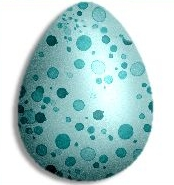
#> input picture ps_2/egg.jpg, 174 x 185 px
$ python detectAnyCircles.py
#> lines starting #> are read from the running program, lines starting #| are printed output that depends on the picture; after the words box and inside, x2 and y2 are one past the last pixel; in counts of white or black regions, pixels touching at a corner belong together
#!/usr/bin/python3
"""Code to detect any circle using Circular Hough Transform"""

# Importing Modules
import imageio
import matplotlib.pyplot as plt
import numpy as np
from skimage.color import rgb2gray as convertToGray
from skimage.draw import circle
from skimage.feature import canny
from skimage.filters import gaussian, median

# Authorship Information
__author__ = "Harsh Bhate"
__email__ = "bhate@gatech.edu"

def detectCircles(im, useGradient):
    """Detects Circles using Hough Transform
    Parameters
    ----------
    im : array_like
        The original image (M * N)
    radius : scalar
        Radius candidate
    useGradient : int
        Toggles the usage of gradient
    Returns
    -------
    centers : array_like
        Possible candidates for circles of radius
    """
    # Setting up constants
    PI = 3.14
    # Setting up radii bank
    radii = np.linspace(0,8, num=4)
    radii = radii[1:]
    allCircles = dict()
    # Make sure the image is grayscale
    assert im.ndim == 2
    # Getting the statistics of image
    h, w = im.shape

    # Computing the edge pixel
    edges = canny(im,
                sigma=1.0,
                low_threshold=0.3,
                high_threshold=0.7)
    # Getting the index of edge pixel
    y, x = np.nonzero(edges)
    assert len(x)==len(y)
    # Computing without gradient
    numericalEdges = edges.astype(np.float64)
    gradY, gradX = np.gradient(numericalEdges)
    gradY = - gradY # Correction for y positioning
    # Computing gradient
    nosPoints = len(x)
    for radius in radii:
        # Defining the accumulator
        offset = int(2 * radius)
        acc = np.zeros((im.shape[0] + offset, im.shape[1] + offset),
                        dtype=np.float64)
        for i in range(nosPoints):
            if useGradient == 1:
                dy = gradY[y[i], x[i]]
                dx = gradX[y[i], x[i]]
                gradAngle = np.arctan2(dy,dx)
                thetas = np.linspace(gradAngle - (PI/4),
                            gradAngle + (PI/4),
                            num=180)
            else:
                thetas = np.linspace(0, 2*PI, num=360)
            for theta in thetas:
                fineA = x[i] - radius*np.cos(theta)
                fineB = y[i] + radius*np.sin(theta)
                a = int(np.round(fineA))
                b = int(np.round(fineB))
                acc[b,a] += 1
        # Setting theshold to extract candidate circles
        threshold = 0.9
        centerY, centerX = np.where(acc>=(threshold*np.max(acc)))
        allCircles.update({radius:[centerY, centerX]})
    # ***************************************************************
    # Displaying Results
    plt.rc('text', usetex=True)
    plt.rc('font', family='serif')
    plt.rc('xtick', labelsize=20)
    plt.rc('ytick', labelsize=20)
    font = {'family' : 'serif', 'size'   : 22}
    plt.rc('font', **font)
    # Reading color image for display
    img = imageio.imread("egg.jpg")
    # Set up figures
    fig, axes = plt.subplots(1,2)
    # Displaying the annotated image
    axes[0].cla()
    axes[0].imshow(img)
    for key, value in allCircles.items():
        centerY = value[0]
        centerX = value[1]
        nosCandidates = len(centerX)
        for i in range(nosCandidates):
            candidateCircle = plt.Circle((centerX[i], centerY[i]),
                            key, color='r', fill=False, linewidth=2.5)
            axes[0].add_artist(candidateCircle)
    axes[0].set_title(r"Annotated Image")
    axes[0].set_xlabel(r'x')
    axes[0].set_ylabel(r'y')
    # Displaying the acc
    accFloat = np.copy(acc)
    accFloat /= float(np.max(accFloat))
    axes[1].imshow(accFloat, cmap='hot')
    axes[1].set_title(r'Accumulator Array')
    axes[1].set_xlabel(r'b')
    axes[1].set_ylabel(r'a')
    # Set super title
    fig.suptitle(r'Multiple Circles of different Radii (useGradient = %d)'\
            %(useGradient))
    plt.show()
    # ***************************************************************


    return [centerY, centerX]

# Test
def test_detectCircles():
    """Function to test_detectCircles()
    """
    img = imageio.imread("egg.jpg")
#> img is the input picture: shape (185, 174, 3); mean R, G, B 174.1, 205.8, 206.1
    grayImg = convertToGray(img)
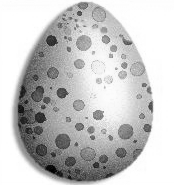
#> grayImg: shape (185, 174) float64; min 0.00113, max 1, mean 0.781
    radius = 8
    gradientToggle = 1
    centerY, centerX = detectCircles(grayImg, gradientToggle)
#> in detectCircles, `edges = canny(im, sigma=1.0, low_threshold=0.3, high_threshold=0.7)`:
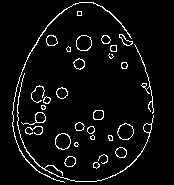
#> edges: shape (185, 174) bool; 5.2% white in thin lines or dots, all inside (x1, y1, x2, y2) = (12, 2, 154, 183)
#> in detectCircles, `y, x = np.nonzero(edges)`: y = 1685 values from 2 to 182; x = 1685 values, max 153 at index 796, min 12 at index 816, mean 77.84
#> in detectCircles, `gradY, gradX = np.gradient(numericalEdges)`:
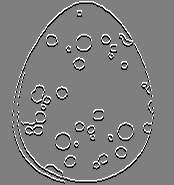
#> gradY: shape (185, 174) float64; min -0.5, max 0.5, mean 0; drawn with min black and max white
#> in detectCircles, `gradY, gradX = np.gradient(numericalEdges)`:
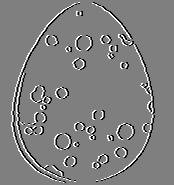
#> gradX: shape (185, 174) float64; min -0.5, max 0.5, mean 0; drawn with min black and max white
#> in detectCircles, `gradY = - gradY`:
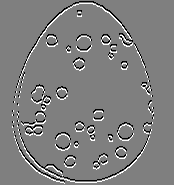
#> gradY: shape (185, 174) float64; min -0.5, max 0.5, mean 0; drawn with min black and max white
#> in detectCircles, `nosPoints = len(x)`: nosPoints = 1685
#> after the loop in detectCircles, `for radius in radii:`:
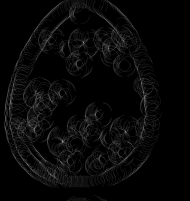
#> acc: shape (201, 190) float64; min 0, max 154, mean 7.9
#> after the loop in detectCircles, `for radius in radii:`: allCircles = {2.67: [[65, 87, 88, 164, 165, 166], [124, 147, 147, 34, 35, 36]], 5.33: [[48, 63, 64, 101, 114, 162], [111, 79, 79, 13, 98, 70]], 8: [[42, 141], [83, 62]]}
#> the loop in detectCircles, `for key, value in allCircles.items():` made 3 passes
#> (key, centerY, centerX, nosCandidates) on passes 1 to 3: (2.67, [65, 87, 88, 164, 165, 166], [124, 147, 147, 34, 35, 36], 6), (5.33, [48, 63, 64, 101, 114, 162], [111, 79, 79, 13, 98, 70], 6), (8, [42, 141], [83, 62], 2)
#> in detectCircles, `accFloat /= float(np.max(accFloat))`:
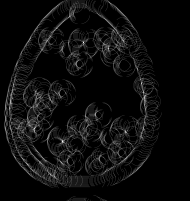
#> accFloat: shape (201, 190) float64; min 0, max 1, mean 0.0516
#> centerY = [42, 141]; centerX = [83, 62]

# Comment if not in test mode
if __name__=="__main__":
    test_detectCircles();

# Good Choices
# Egg
# Gradient:YES, r = 4,8, sigma=1.25, low_thres=0.3, high_thres=0.7
# Gradient:NO, r = 4,8, sigma=1.25, low_thres=0.3, high_thres=0.7
# Jupyter
# r = 30,60, sigma = 1.75, low_thres=0.3, high_thres=0.7
